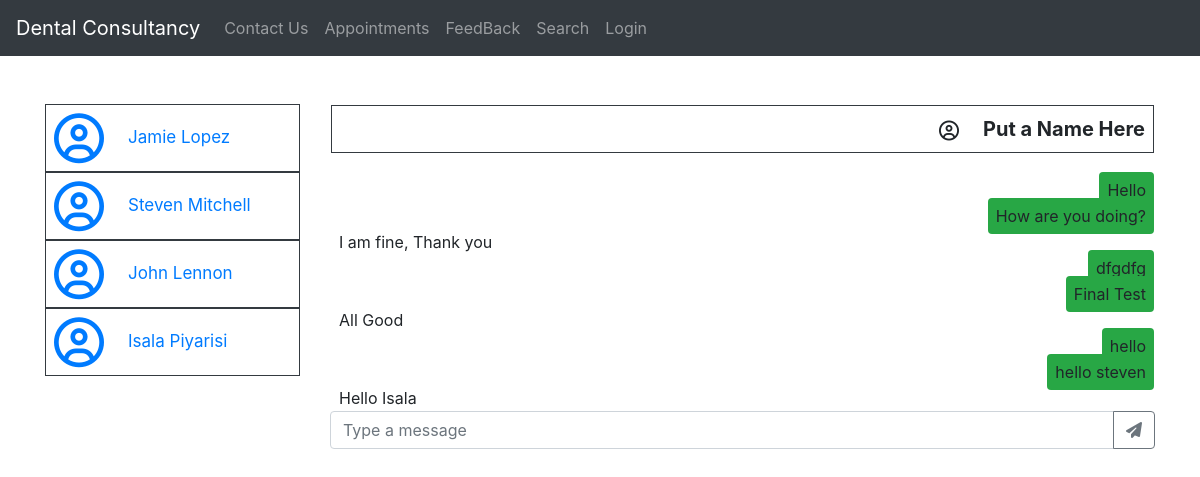
The app's page /messages.php?receiverID=2 with its own data.
### tables this page shows
CREATE TABLE `user` (
  `userID` int(11) NOT NULL,
  `userType` varchar(10) NOT NULL,
  `userFname` varchar(20) NOT NULL,
  `userSName` varchar(20) NOT NULL,
  `userAddress` varchar(100) NOT NULL,
  `userContactNo` varchar(20) NOT NULL,
  `userEmail` varchar(30) NOT NULL,
  `userPassword` varchar(30) NOT NULL
);

CREATE TABLE `message` (
  `messageid` int(11) NOT NULL,
  `message` text NOT NULL,
  `senderID` int(11) NOT NULL,
  `receiverID` int(11) NOT NULL,
  `createdAt` timestamp NOT NULL DEFAULT CURRENT_TIMESTAMP
);

### messages.php (the view, shortened to what this page needs)
<?php
include("db.php");
$receiverID = $_GET['receiverID'];
echo '<!DOCTYPE html>';
echo '<html lang="en">';
echo '<head>';
echo '<link rel="stylesheet" href="https://stackpath.bootstrapcdn.com/bootstrap/4.4.1/css/bootstrap.min.css">';
echo '</head>';
echo '<body>';
    echo '<div class="container mt-5">';
    echo '<div class="row">';
    echo '<div class="col-sm-3">';
                foreach ($dbh->query('SELECT userID,userFname,userSName from user') as $row) {
                    echo '<a href=messages.php?receiverID=' . $row['userID'] . '>';
                    echo '<div class="d-flex align-items-center border border-dark p-2">';
                    echo '<i class="far fa-user-circle" style="font-size: 50px;"></i>';
                    echo '<span class="ml-4" style="font-size: 17px;">' . $row['userFname'] . ' ' . $row['userSName'] . '</span>';
                    echo '</div>';
                    echo '</a>';
                }
            echo '</div>';
            echo '<div class="col-sm">';
            echo '<table style="width: 100%;">';
                    echo '<tr>';
                    echo '<th class="text-right pb-4 ">';
                    echo '<div class="border border-dark p-2 ">';
                    echo '<i class="far fa-user-circle fa-lg"></i>';
                    echo '<span class="ml-4" style="font-size: 20px;">Put a Name Here</span>';
                    echo '</div>';
                    echo '</th>';
                    echo '</tr>';
                    $sql = "SELECT message.message, message.senderID, message.receiverID, CONCAT(user.userFname, ' ', user.userSName) as receiverName FROM message INNER JOIN user ON user.userID=receiverID WHERE senderID = " . $receiverID . " or receiverID = " . $receiverID . " ORDER BY createdAt";
                    foreach ($dbh->query($sql) as $row) {
                        if ($row['senderID'] ==  $receiverID) {
                            echo '<tr class="mb-2">';
                            echo '<td><span class="rounded p-2">' . $row['message'] . '</span></td>';
                            echo '</tr>';
                        } else {
                            echo '<tr class="text-right mb-2">';
                            echo '<td><span class="rounded bg-success p-2">' . $row['message'] . '</span></td>';
                            echo '</tr>';
                        }
                    }
            echo '</table>';
            echo '<form method="GET">';
            echo '<div class="input-group mb-3">';
            echo '<input name="message" type="text" class="form-control" placeholder="Type a message" aria-label="Type a message" aria-describedby="send-message">';
                            echo '<div class="input-group-append">';
                            echo '<button class="btn btn-outline-secondary" type="submit" id="send-message"><i class="fas fa-paper-plane"></i></button>';
                            echo '</div>';
                            echo '</div>';
                            echo '</form>';
                            echo '</div>';
                            echo '</div>';
        echo '</div>';
echo '</body>';
echo '</html>';
?>

### records on screen
user: userFname "Jamie", userSName "Lopez"
user: userFname "Steven", userSName "Mitchell"
user: userFname "John", userSName "Lennon"
user: userFname "Isala", userSName "Piyarisi"
message: message "Hello"
message: message "How are you doing?"
message: message "I am fine, Thank you"
message: message "dfgdfg"
message: message "Final Test"
message: message "All Good"
message: message "hello"
message: message "hello steven"
message: message "Hello Isala"
